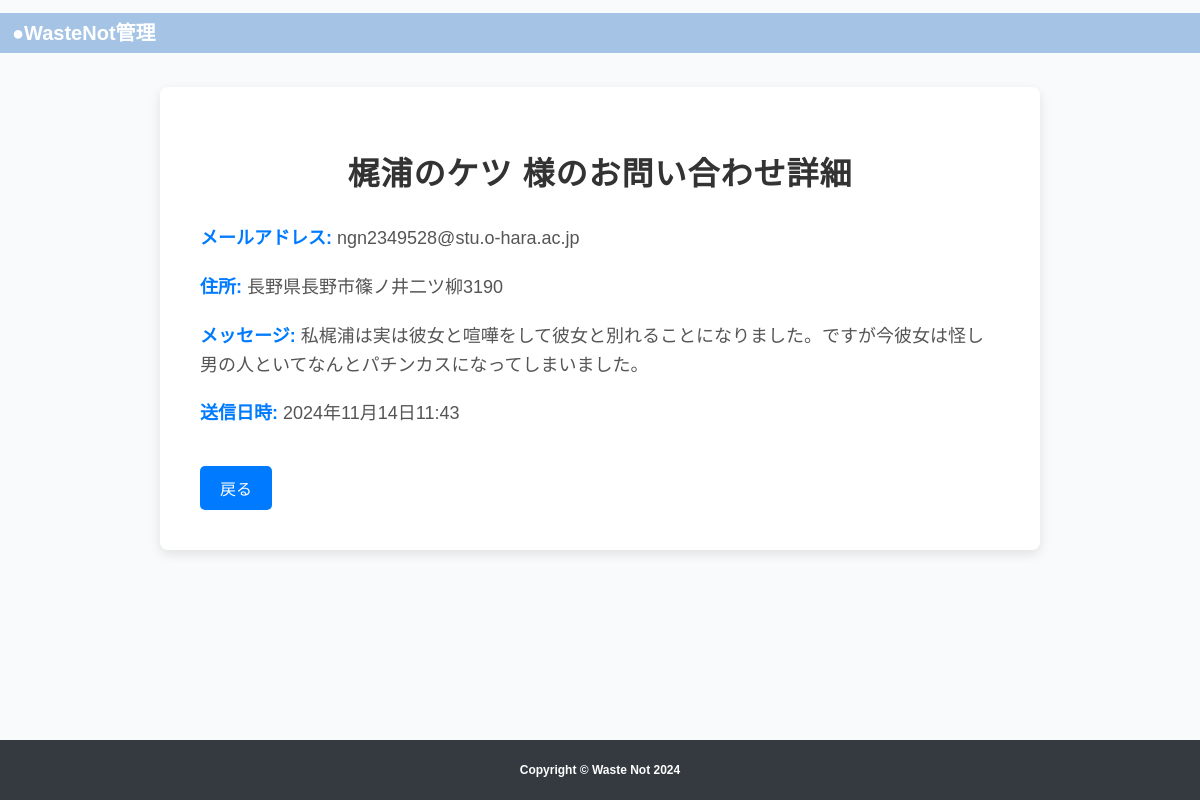
The app's page /contacts/1/ with its own data.
### dgrouinquiry/models.py (models this page shows, shortened)
class Contact(models.Model):
    name = models.CharField(max_length=100)
    email = models.EmailField()
    message = models.TextField()
    address = models.CharField(max_length=255)
    created_at = models.DateTimeField(auto_now_add=True)  # 送信日時を自動で記録

### adminmenu/views.py (the view)
# urls.py: path('contacts/<int:contact_id>/', views.contact_detail, name='contact_detail'),
def contact_detail(request, contact_id):
    contact = get_object_or_404(Contact, id=contact_id)
    return render(request, 'contact_detail.html', {'contact': contact})

### adminmenu/templates/contact_detail.html (shortened to what this page needs)
{% extends 'system_base.html' %}
{% load static %}
{% block content %}
<!DOCTYPE html>
<html lang="ja">
<head>
    <link rel="stylesheet" href="{% static 'css/contact_detail.css' %}">
</head>
<body>
    <div class="contact-detail-container">
        <h1 class="contact-detail-title">{{ contact.name }} 様のお問い合わせ詳細</h1>
        <div class="contact-detail-content">
            <p><strong>メールアドレス:</strong> {{ contact.email }}</p>
            <p><strong>住所:</strong> {{ contact.address }}</p>
            <p><strong>メッセージ:</strong> <span class="contact-message">{{ contact.message }}</span></p>
            <p><strong>送信日時:</strong> {{ contact.created_at }}</p>
        </div>
        <br>
        <a href="{% url 'contact_list' %}" class="back-link">戻る</a>
    </div>
</body>
</html>
{% endblock %}

### adminmenu/static/css/menu.css (style rules this page uses)
body { font-family: Arial, sans-serif; }

### adminmenu/static/css/contact_detail.css (style rules this page uses)
body { font-family: 'Arial', sans-serif; background-color: #f9fafb; margin: 0; padding: 0; }
.contact-detail-container { max-width: 800px; margin: 0 auto; padding: 40px; background-color: #ffffff; border-radius: 8px; box-shadow: 0 4px 12px rgba(0, 0, 0, 0.1); }
.contact-detail-title { text-align: center; font-size: 32px; color: #333; margin-bottom: 30px; text-transform: uppercase; letter-spacing: 1px; font-weight: bold; }
.contact-detail-content { font-size: 18px; line-height: 1.6; color: #555; }
.contact-detail-content strong { color: #007BFF; font-weight: bold; }
.contact-detail-content p { margin-bottom: 20px; }
.back-link { display: inline-block; padding: 10px 20px; font-size: 16px; color: #fff; background-color: #007BFF; text-decoration: none; border-radius: 5px; transition: background-color 0.3s ease; }
.contact-message { word-wrap: break-word; white-space: pre-wrap; word-break: break-word; }

### records on screen
Contact: name "梶浦のケツ", email "ngn2349528@stu.o-hara.ac.jp", address "長野県長野市篠ノ井二ツ柳3190", message "私梶浦は実は彼女と喧嘩をして彼女と別れることになりました。ですが今彼女は怪し男の人といてなんとパチンカスになってしまいました。", created_at "2024年11月14日11:43"
